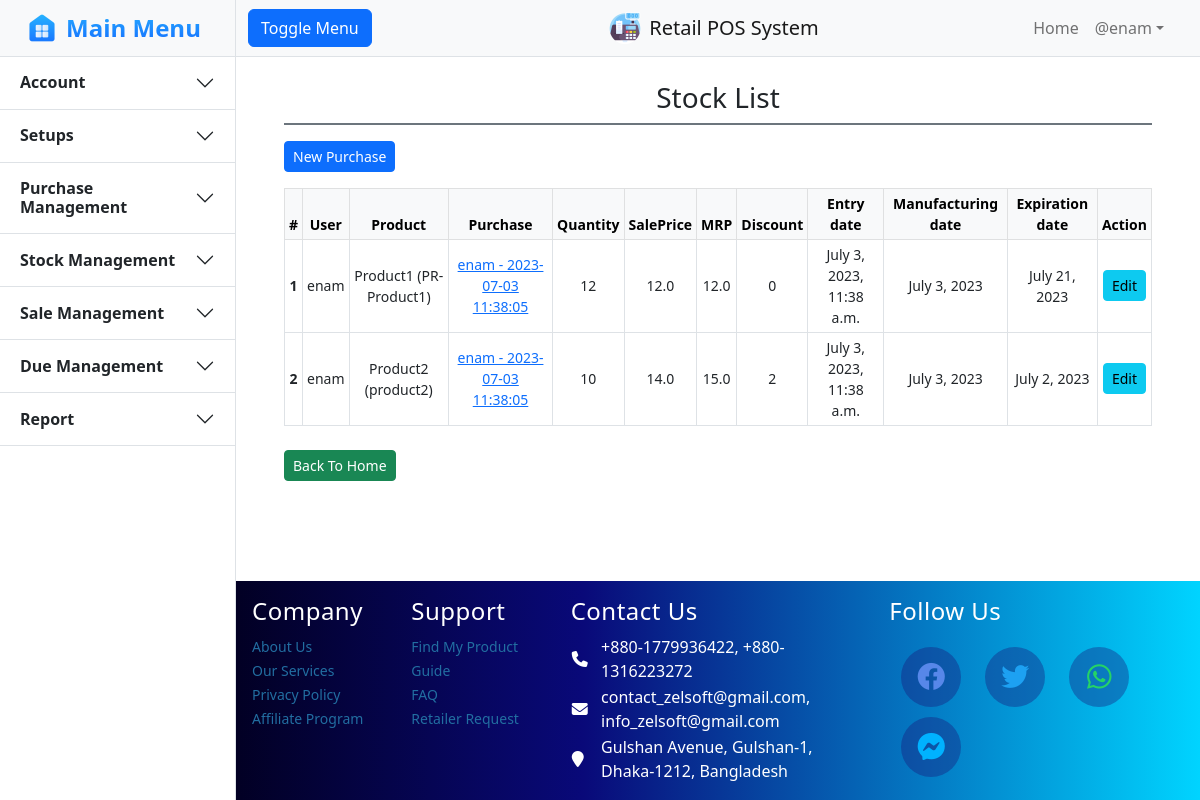
The app's page /stock/index/ (signed in), older data.
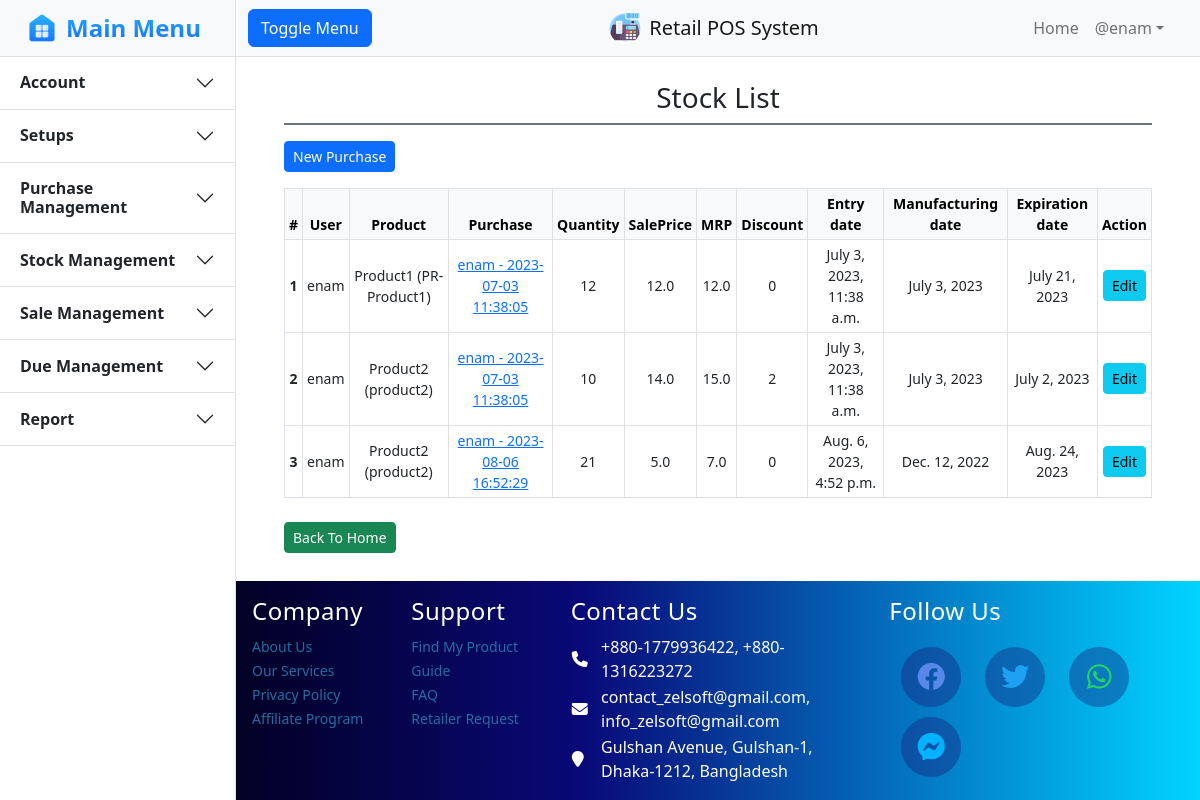
The same page, newer data.
### core/models.py (models this page shows, shortened)
class Stock(models.Model):
    user = models.ForeignKey(settings.AUTH_USER_MODEL, on_delete=models.SET_NULL, blank=True, null=True)
    product = models.ForeignKey(Product, on_delete=models.CASCADE)
    purchase = models.ForeignKey(Purchase, on_delete=models.SET_NULL, blank=True, null=True)
    purchasedetail = models.ForeignKey(PurchaseDetail, on_delete=models.SET_NULL, blank=True, null=True)
    quantity = models.IntegerField(default=0)
    sold = models.IntegerField(default=0)
    tradePrice = models.FloatField()
    salePrice = models.FloatField()
    mrp = models.FloatField()
    discount = models.IntegerField(default=0)
    entryDate = models.DateTimeField(null=True, blank=True)
    manufacturingDate = models.DateField(null=True, blank=True)
    expirationDate = models.DateField(null=True, blank=True)

class Product(models.Model):
    title = models.CharField(max_length=100)
    company = models.ForeignKey(Company, on_delete=models.SET_NULL, blank=True, null=True)
    productCode = models.CharField(max_length=100)
    category = models.ForeignKey(Category, on_delete=models.SET_NULL, blank=True, null=True)
    description = models.TextField()
    image = models.ImageField(upload_to='images/', blank=True, null=True)
    lowStockLimit = models.FloatField()
    unit = models.CharField(choices=Unit, max_length=20)
    def __str__(self):
        return f'{self.title} ({self.productCode})'

class Purchase(models.Model):
    user = models.ForeignKey(settings.AUTH_USER_MODEL, on_delete=models.PROTECT)
    company = models.ForeignKey(Company, on_delete=models.PROTECT)
    supplier = models.ForeignKey(Supplier, on_delete=models.PROTECT)
    invoice = models.CharField(max_length=100)
    totalPrice = models.FloatField()
    note = models.TextField(null=True, blank=True)
    entryDate = models.DateTimeField(null=True, blank=True)
    def __str__(self):
        return f'{self.user} - {self.entryDate.strftime("%Y-%m-%d %H:%M:%S")}'

### core/decorators.py (the view)
        def wrapper_func(request, *args, **kwargs):
            group = None
            if request.user.groups.exists():
                group = request.user.groups.all()[0].name
            else:
                return redirect("login")
            if group in allowed_roles:
                return view_func(request, *args, **kwargs)
            else:
                return HttpResponse("You are not authorized to access this page.!!")

### core/templates/stock/index.html (shortened to what this page needs)
{% extends 'core/base/base.html' %}
{% block body %}
    <section class="py-4 px-5">
		<div class="row">
			<div class="container col-sm-12">
                <div class="pb-2 d-flex justify-content-center align-items-center border-bottom border-secondary border-2">
					<h3 class="m-0 mx-2">Stock List</h3>
				</div>
				<div class="mt-3">
					<a class="btn btn-sm btn-primary" href="{% url 'createpurchase' %}">New Purchase</a>
				</div>
                <div class="mt-3">
                    <table class="table table-sm table-bordered table-hover align-middle text-center" style="font-size: 14px;">
                        <thead class="table-light">
                            <tr>
                                <th scope="col">#</th>
                                <th scope="col">User</th>
                                <th scope="col">Product</th>
                                <th scope="col">Purchase</th>
                                <th scope="col">Quantity</th>
                                <th scope="col">SalePrice</th>
                                <th scope="col">MRP</th>
                                <th scope="col">Discount</th>
                                <th scope="col">Entry date</th>
                                <th scope="col">Manufacturing date</th>
                                <th scope="col">Expiration date</th>
                                <th scope="col" class="text-center">Action</th>
                              </tr>
                        </thead>
                        <tbody>
                          {% for data in dataset %}
                            <tr>
                                <th scope="row">{{forloop.counter}}</th>
                                <td>{{data.user}}</td>
                                <td>{{data.product}}</td>
                                <td>
                                    {% if data.purchase != None %}
                                        <a class="" target="_blank" href="{% url 'editpurchase' data.purchase_id %}">{{data.purchase}}</a>
                                    {% endif %}
                                </td>
                                <td>{{data.quantity}}</td>
                                <td>{{data.salePrice}}</td>
                                <td>{{data.mrp}}</td>
                                <td>{{data.discount}}</td>
                                <td>{{data.entryDate}}</td>
                                <td>{{data.manufacturingDate}}</td>
                                <td>{{data.expirationDate}}</td>
								<td class="text-center">
									<a class="btn btn-sm btn-info" href="{% url 'editstock' data.id %}">Edit</a>
								</td>
                            </tr>
                          {% endfor %}
                        </tbody>
                    </table>
                </div>
                <div class="">
                    <div class="col-md-12 text-left pt-2">
                        <a class="btn btn-success btn-sm" href="/home/">Back To Home</a>
                    </div>
				</div>
			</div>
		</div>
	</section>
{% endblock %}

### core/templates/core/base/base.html (shortened to what this page needs)
{% load static %}
<!DOCTYPE html>
<html lang="en">
    <head>
        <link rel="stylesheet" href="https://cdnjs.cloudflare.com/ajax/libs/font-awesome/6.2.0/css/all.min.css" />
        <link rel="stylesheet" href="https://cdn.jsdelivr.net/npm/bootstrap-icons@1.9.1/font/bootstrap-icons.css">
        <link href="https://cdn.jsdelivr.net/npm/bootstrap@5.2.1/dist/css/bootstrap.min.css" rel="stylesheet">
        <link href="{% static 'core\css\base.css' %}" rel="stylesheet" />
    </head>
    <body>
        <div class="d-flex" id="wrapper">
            <div class="border-end bg-white" id="sidebar-wrapper">
                <div class="sidebar-heading bg-light" style="padding: 8px 0px;">
                    <a href="/" style="padding: 2px;" class="d-flex justify-content-center align-items-center mb-3 mb-md-0 me-md-auto text-dark text-decoration-none">
                        <img src="/static/core/images/home.png" alt="" width="32" height="32">
                        <span class="fs-4 fw-bold text-primary mx-2" height="40"
                            style="background: #27B0FF;
                            background: linear-gradient(to bottom, #27B0FF 0%, #187BFF 75%);
                            -webkit-background-clip: text;
                            -webkit-text-fill-color: transparent;">Main Menu</span>
                    </a>
                </div>
                <div class="accordion accordion-flush" id="accordionFlushExample" style="width: 235px;">
                    <div class="accordion-item">
                        <h2 class="accordion-header " id="flush-headingOne">
                            <button class="accordion-button fw-semibold collapsed" type="button" data-bs-toggle="collapse" data-bs-target="#flush-collapseOne" aria-expanded="false" aria-controls="flush-collapseOne">
                                Account
                            </button>
                        </h2>
                    </div>
                    <div class="accordion-item">
                        <h2 class="accordion-header" id="flush-headingTwo">
                            <button class="accordion-button fw-semibold collapsed" type="button" data-bs-toggle="collapse" data-bs-target="#flush-collapseTwo" aria-expanded="false" aria-controls="flush-collapseTwo">
                                Setups
                            </button>
                        </h2>
                    </div>
                    <div class="accordion-item">
                        <h2 class="accordion-header" id="flush-headingThree">
                            <button class="accordion-button fw-semibold collapsed" type="button" data-bs-toggle="collapse" data-bs-target="#flush-collapseThree" aria-expanded="false" aria-controls="flush-collapseThree">
                                Purchase Management
                            </button>
                        </h2>
                    </div>
                    <div class="accordion-item">
                        <h2 class="accordion-header" id="flush-headingStock">
                            <button class="accordion-button fw-semibold collapsed" type="button" data-bs-toggle="collapse" data-bs-target="#flush-collapseStock" aria-expanded="false" aria-controls="flush-collapseStock">
                                Stock Management
                            </button>
                        </h2>
                    </div>
                    <div class="accordion-item">
                        <h2 class="accordion-header" id="flush-headingFour">
                            <button class="accordion-button fw-semibold collapsed" type="button" data-bs-toggle="collapse" data-bs-target="#flush-collapseFour" aria-expanded="false" aria-controls="flush-collapseFour">
                                Sale Management
                            </button>
                        </h2>
                    </div>
                    <div class="accordion-item">
                        <h2 class="accordion-header" id="flush-headingFive">
                            <button class="accordion-button fw-semibold collapsed" type="button" data-bs-toggle="collapse" data-bs-target="#flush-collapseFive" aria-expanded="false" aria-controls="flush-collapseFive">
                                Due Management
                            </button>
                        </h2>
                    </div>
                    <div class="accordion-item">
                        <h2 class="accordion-header" id="flush-headingSix">
                            <button class="accordion-button fw-semibold collapsed" type="button" data-bs-toggle="collapse" data-bs-target="#flush-collapseSix" aria-expanded="false" aria-controls="flush-collapseSix">
                                Report
                            </button>
                        </h2>
                    </div>
                </div>
            </div>
            <div id="page-content-wrapper" style="min-height: 100vh; margin:0; display:flex; flex-direction:column;">
                <nav class="navbar navbar-expand-lg navbar-light bg-light border-bottom">
                    <div class="container-fluid">
                        <div class="col-4">
                            <button class="btn btn-primary" id="sidebarToggle">Toggle Menu</button>
                        </div>
                        <div class="col-4 d-flex justify-content-center align-items-center text-center">
                            <img src="/static/core/images/pos1.png" alt="" width="32" height="32">
                            <a class="navbar-brand mx-2" href="/home/">Retail POS System</a>
                        </div>
                        <div class="col-4 collapse navbar-collapse" id="navbarSupportedContent">
                            <ul class="navbar-nav ms-auto me-3 mt-2 mt-lg-0">
                                <li class="nav-item active"><a class="nav-link" href="/home/">Home</a></li>
                                {% if user.is_authenticated %}
                                    <li class="nav-item dropdown">
                                        <a class="nav-link dropdown-toggle" id="navbarDropdown" href="#" role="button" data-bs-toggle="dropdown" aria-haspopup="true" aria-expanded="false">@{{user.username}}</a>
                                    </li>
                                {% else %}
                                    <div class="d-flex justify-content-center ">
                                        <a class="btn btn-success mx-1" href="{% url 'login' %}">Log In</a>
                                    </div>
                                {% endif %}
                            </ul>
                        </div>
                    </div>
                </nav>
                <div class="" style="flex:1;">
                    {% block body %}{% endblock %}
                </div>
                <div class="" id="footer">
                    <footer class="" style="background: linear-gradient(90deg, rgba(2,0,36,1) 0%, rgba(9,9,121,1) 36%, rgba(0,212,255,1) 100%)!important;">
                        <div class="container text-white p-3 text-white">
                            <div class="row">
                                <div class="foot col-lg-2 col-md-2 col-sm-6">
                                    <h4>Company</h4>
                                    <ul class="list-unstyled">
                                        <li><a href="#">About Us</a></li>
                                        <li><a href="#">Our Services</a></li>
                                        <li><a href="#">Privacy Policy</a></li>
                                        <li><a href="#">Affiliate Program</a></li>
                                    </ul>
                                </div>
                                <div class="foot col-lg-2 col-md-2 col-sm-6">
                                    <h4>Support</h4>
                                    <ul class="list-unstyled">
                                        <li><a href="#">Find My Product</a></li>
                                        <li><a href="#">Guide</a></li>
                                        <li><a href="#">FAQ</a></li>
                                        <li><a href="#">Retailer Request</a></li>
                                    </ul>
                                </div>
                                <div class="foot foot2 col-lg-4 col-md-2 col-sm-6">
                                    <h4>Contact Us</h4>
                                    <table border="0" class="pt-3">
                                        <tr>
                                            <th width="10%"><i class="fa fa-phone" aria-hidden="true"></i></th>
                                            <td> +880-1779936422, +880-1316223272</td>
                                        </tr>
                                        <tr>
                                            <th width="10%"><i class="fa fa-envelope" aria-hidden="true"></i></th>
                                            <td> contact_zelsoft@gmail.com, info_zelsoft@gmail.com</td>
                                        </tr>
                                        <tr>
                                            <th width="10%"><i class="fa fa-map-marker" aria-hidden="true"></i></th>
                                            <td> Gulshan Avenue, Gulshan-1, Dhaka-1212, Bangladesh</td>
                                        </tr>
                                    </table>
                                </div>
                                <div class="foot foot2 col-lg-4 col-md-4 col-sm-6">
                                    <h4>Follow Us</h4>
                                    <ul class="social-icons nav justify-content-right mt-3">
                                        <li class="nav-item"><a class="nav-link social link" href="#"><i class="fab fa-facebook fa-2x mt-2" style="color: #5787e9" aria-hidden="true"></i></a></li>
                                        <li class="nav-item"><a class="nav-link social link" href="#"><i class="fab fa-twitter fa-2x mt-2" style="color: #1DA1F2" aria-hidden="true"></i></a></li>
                                        <li class="nav-item"><a class="nav-link social link" href="#"><i class="fab fa-whatsapp fa-2x mt-2" style="color: #25D366" aria-hidden="true"></i></a></li>
                                        <li class="nav-item"><a class="nav-link social link" href="#"><i class="fab fa-facebook-messenger fa-2x mt-2" style="color: #00B2FF" aria-hidden="true"></i></a></li>
                                    </ul>
                                </div>
                            </div>
                        </div>
                    </footer>
                </div>
            </div>
        </div>
    </body>
</html>

Row changes from the older to the newer data that the page shows:
added Stock: user "enam", product "Product2 (product2)", purchase "enam - 2023-08-06 16:52:29", quantity "21", salePrice "5.0", mrp "7.0", discount "0", entryDate "Aug. 6, 2023, 4:52 p.m.", manufacturingDate "Dec. 12, 2022", expirationDate "Aug. 24, 2023"
